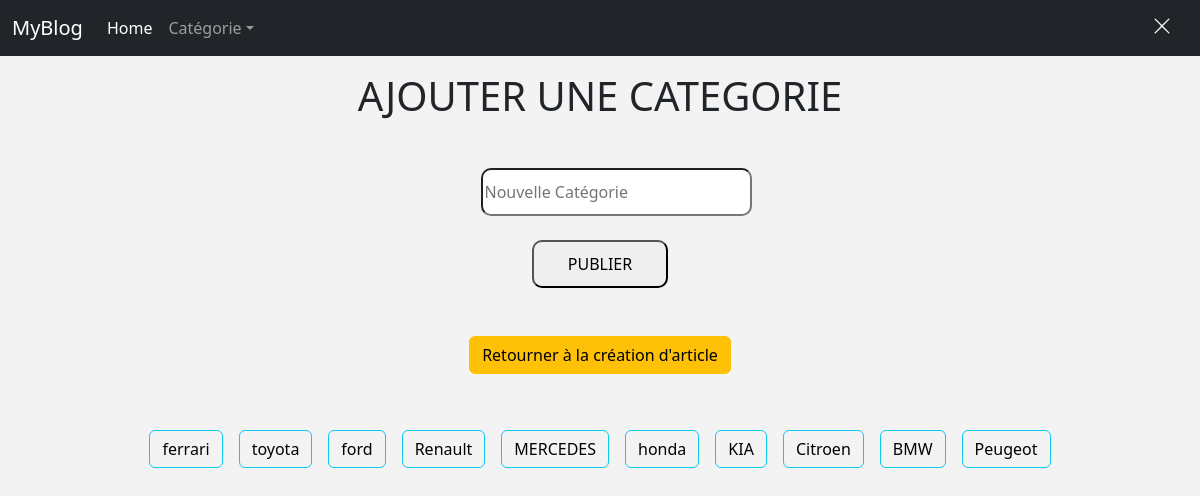
Screenshot of /addCategorie.php (signed in) with the database file from the repository.
### tables this page shows
CREATE TABLE `categorie` (
  `id` int NOT NULL,
  `nom_categorie` varchar(255) NOT NULL
);

### function.php (called while the page is built, shortened)
<?php
function dbconnect(){
    try{
        $dbh = new PDO('mysql:host=localhost;dbname=blog', 'root', '');
        return $dbh;
    }catch(PDOException $e){
        echo $e->getMessage();
    }
}
function getCategorie(){
    $dbh = dbconnect();
    $query = "SELECT * FROM categorie";
    $stmt = $dbh->prepare($query);
    $stmt ->execute();
    $results = $stmt-> fetchAll(PDO::FETCH_ASSOC);
    return $results;
}
?>

### addCategorie.php (the view, shortened to what this page needs)
<?php require_once('components/navbar.php');
?>
<h1 class="container d-flex justify-content-center mt-3">AJOUTER UNE CATEGORIE</h1>
<form action="" method="post" class="d-flex align-items-center">
    <div class="formArticle">
        <input type="text" name='nom_categorie' placeholder='Nouvelle Catégorie' class="m-3" style= "width:100%">
        <div class="btnLog">
            <input type="submit" value="PUBLIER" style="width:50%">
        </div>
    </div>
</form>
<?php if(isset($_SESSION['user']) && !empty($_SESSION['user'])){ ?>
     <h4 class="d-flex justify-content-center mt-5">
          <a href="newArticle.php" class="btn btn-warning">Retourner à la création d'article</a>
     </h4>
<?php } ?>
<div class="container d-flex flex-wrap justify-content-center mt-5">
    <?php foreach($categories as $categorie){ ?>
        <button class="btn btn-outline-info m-2"><a href="categorie.php?id=<?php echo $categorie['id']?>"><?php echo $categorie['nom_categorie']?></a></button>
    <?php } ?>
</div>
</body>
</html>

### style.css (style rules this page uses)
body { background-color: rgba(128, 128, 128, 0.089); }
a { text-decoration: none; color: black; }
input { border-radius: 10px; }
form { display: flex; justify-content: center; flex-direction: column; }
form input { height: 3em; }
.formArticle { max-width:30em ; margin-top: 2%; }
.btnLog { display: flex; justify-content: center; margin-top: 3%; }

### rows the page displays
categorie: nom_categorie "ferrari"
categorie: nom_categorie "toyota"
categorie: nom_categorie "ford"
categorie: nom_categorie "Renault"
categorie: nom_categorie "MERCEDES"
categorie: nom_categorie "honda"
categorie: nom_categorie "KIA"
categorie: nom_categorie "Citroen"
categorie: nom_categorie "BMW"
categorie: nom_categorie "Peugeot"
